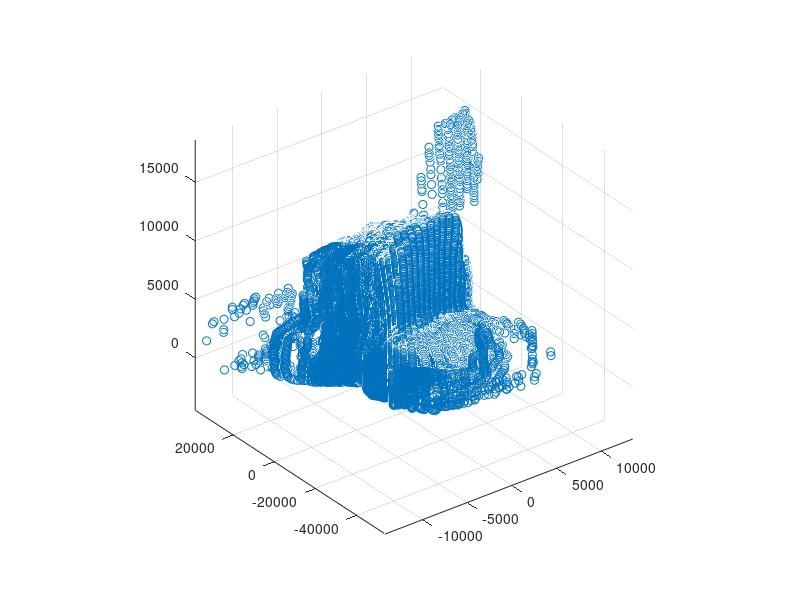

Source code (MATLAB): (Note: this script raises an error after producing the figure.)
%%
% Author: Carlos Huapaya
% Surface Reconstruction based on voxel downsampling
%%
close all;clear all;clc
%%
n_donuts = 6;% number of donuts to generate
% sphere = generate_sphere(n_donuts);% get the 1-radius sphere
% 
% % plot the sphere with the given number of donuts
% figure
% hold on
% for i = 1:n_donuts
%    scatter3(sphere(:,1,i),sphere(:,2,i),sphere(:,3,i))
% end
% axis vis3d
% hold off

% load point cloud data from mat file
% load('mining_data/esfera_ideal.mat');
% load('mining_data/nube_puntos_sin_trasl.mat');
load('mining_data/Data_mina.mat')
sphere = point_cloud_without_overlapped;
scatter3(sphere(:,1),sphere(:,2),sphere(:,3))
axis vis3d

% Compute the downsampled cloud and plot
% leaf_size = [0.1,0.1,0.1];
leaf_size = [800,800,800];
point_cloud = permute(sphere,[1 3 2]);
point_cloud = reshape(point_cloud,[],size(sphere,2),1);
tic
[downsampled_cloud, idx_points, pos_out, repeat] = voxel_downsampling(point_cloud,leaf_size);
fprintf("Downsampling elapsed time: %.3f ms\n",toc*1000);
figure
scatter3(downsampled_cloud(:,1),downsampled_cloud(:,2),downsampled_cloud(:,3))
axis vis3d

% load surface 3d data from mat file
% load('mining_data/malla_triang_ideal.mat');
% load('mining_data/malla_triangular_sin_trasl.mat');
surface = Triangle_mesh;

% Generate the surface
surface = surface_reconstruction(surface, point_cloud,downsampled_cloud, n_donuts, idx_points, pos_out, repeat);

%% DXF generation
s=surface;
fname='mina';
fullname=sprintf('%s.dxf',fname);
fid=fopen(fullname,'w');
fprintf(fid,'0\nSECTION\n2\nENTITIES\n0\n');
% minZ=abs(min(min(A1(:,3))));
% maxZ=max(max(A1(:,3)))+minZ;
% C=255*((A1(:,3)+minZ)/maxZ);
for i=1:size(s,1)
    fprintf(fid,'3DFACE\n8\n1\n');
    %create new 3DFACE element
    % fprintf(fid,' 62\n %1.0f\n',C(s(i,1)));
    % fprintf(fid,' 62\n 1\n');
    fprintf(fid,' 62\n %1.0f\n',255*i/size(s,1));
    %corresponding color of the autocad pallete
    fprintf(fid,'10\n %.4f\n 20\n %.4f\n 30\n %.4f\n',point_cloud(s(i,1),1),point_cloud(s(i,1),2),point_cloud(s(i,1),3));
    %vertex 1
    fprintf(fid,'11\n %.4f\n 21\n %.4f\n 31\n %.4f\n',point_cloud(s(i,2),1),point_cloud(s(i,2),2),point_cloud(s(i,2),3));
    %vertex 2
    fprintf(fid,'12\n %.4f\n 22\n %.4f\n 32\n %.4f\n',point_cloud(s(i,3),1),point_cloud(s(i,3),2),point_cloud(s(i,3),3));
    %vertex 3
    fprintf(fid,'13\n %.4f\n 23\n %.4f\n 33\n %.4f\n',point_cloud(s(i,3),1),point_cloud(s(i,3),2),point_cloud(s(i,3),3));
    %vertex 4      
    fprintf(fid,' 0\n');
end
fprintf(fid,'ENDSEC\n 0\nEOF\n');
fclose(fid);